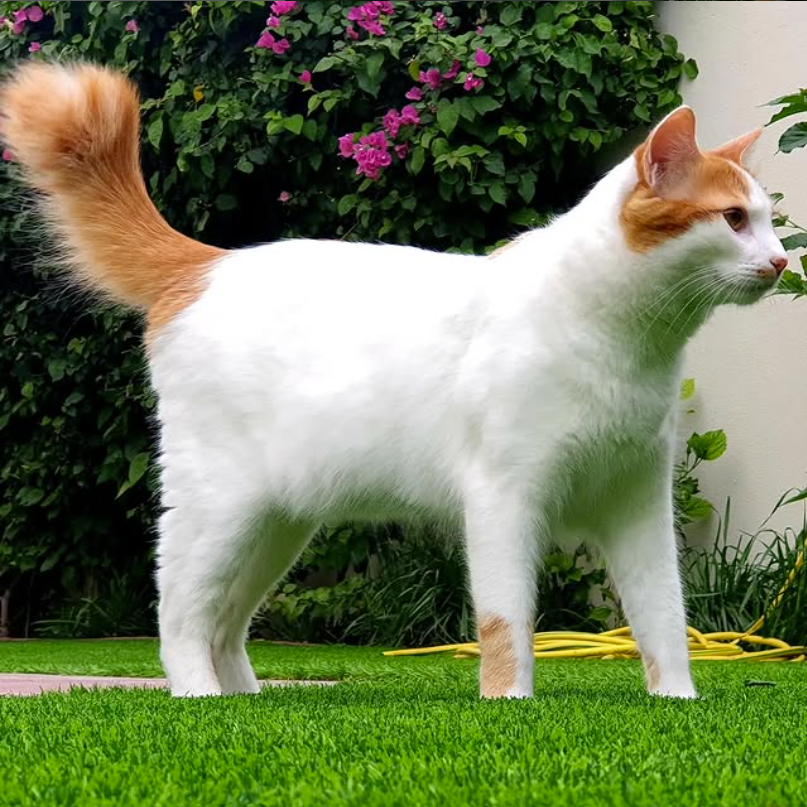
#> input picture studio/signal/art/cats/walk.png, 807 x 807 px; its folder holds 8 pictures in this run
$ python cats.py
#> lines starting #> are read from the running program, lines starting #| are printed output that depends on the picture; after the words box and inside, x2 and y2 are one past the last pixel; in counts of white or black regions, pixels touching at a corner belong together; pictures that were not available may be replaced by others from this repository, and a replacement may not be noted
# /// script
# requires-python = ">=3.11"
# dependencies = ["numpy", "pillow>=11.3", "scipy"]
# ///
"""Cuts the van-patterned cats out of their photographs (studio/signal/art/cats, credited in CREDITS.md), for print.py to
lay along the signal's post:

    uv run studio/signal/cats.py

Each cat is lifted from its photograph by macOS's own subject cut-out (mask.swift, run through swift, so this needs
a Mac), the mask's edge drawn in a pixel and feathered, and the cat cropped to it. Grass lit one cat's white belly
green from below; the green is taken out of every cat, since none of them has any of its own, each coat's white is
set to the same white, and the auburn pushed up.

Writes art/cats/<name>-cut.png, the cat on clear ground.
"""

import os
import subprocess
import tempfile

import numpy as np
from PIL import Image
from scipy import ndimage

HERE = os.path.dirname(os.path.abspath(__file__))
CATS = os.path.join(HERE, "art", "cats")
WHITE = 0.97


def mask(source):
#> called with source = 'studio/signal/art/cats/walk.png'
    with tempfile.TemporaryDirectory() as work:
        out = os.path.join(work, "mask.png")
        subprocess.run(["xcrun", "swift", os.path.join(HERE, "mask.swift"), source, out], check=True, capture_output=True)
#> (this line was passed over: subprocess is not available in this run)
        return np.asarray(Image.open(out).convert("L"), dtype=np.float32) / 255
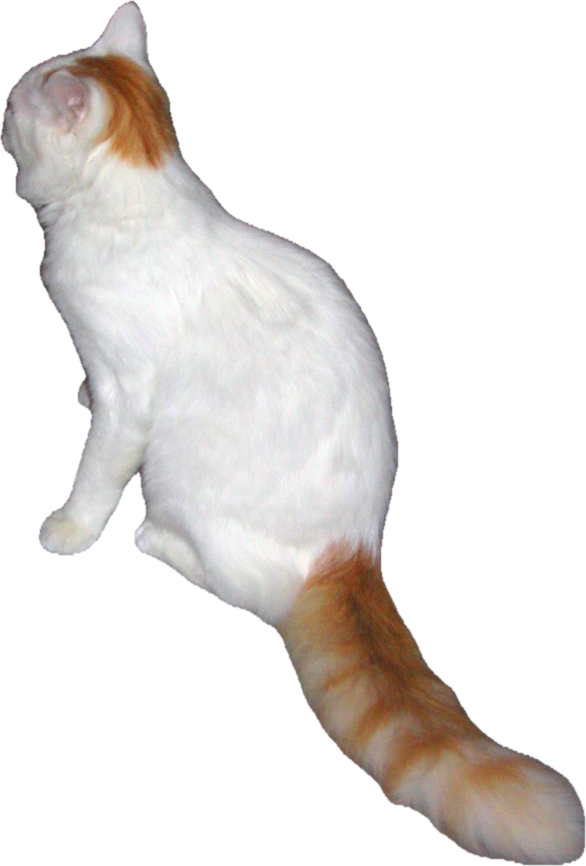
#> input picture studio/signal/art/cats/back-cut.png, 586 x 866 px, given in place of mask.png, which was not available
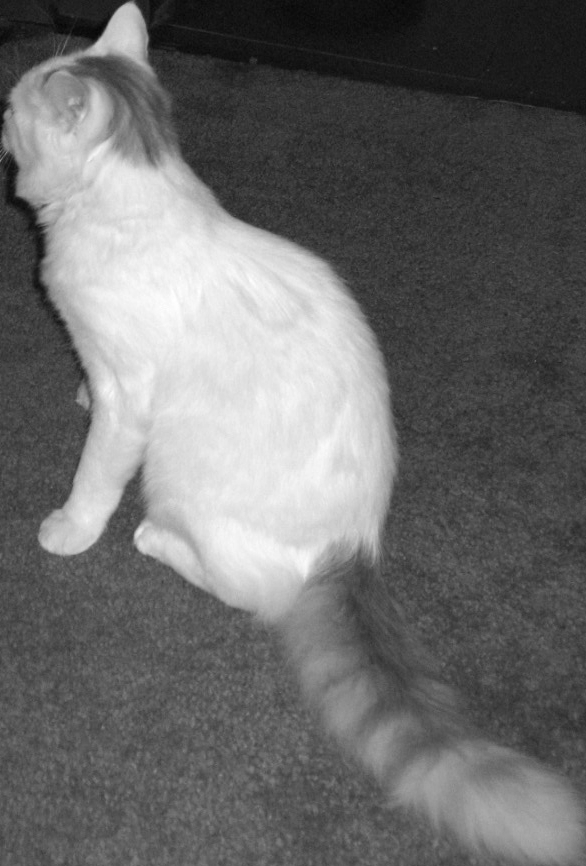
#> returned value: shape (866, 586) float32; min 0.0157, max 1, mean 0.422


def cut(name, file):
    source = os.path.join(CATS, file)
    rgb = np.asarray(Image.open(source).convert("RGB"), dtype=np.float32) / 255
    alpha = mask(source)
    if alpha.shape != rgb.shape[:2]:
        alpha = np.asarray(Image.fromarray((alpha * 255).astype(np.uint8)).resize(rgb.shape[1::-1], Image.BILINEAR), dtype=np.float32) / 255
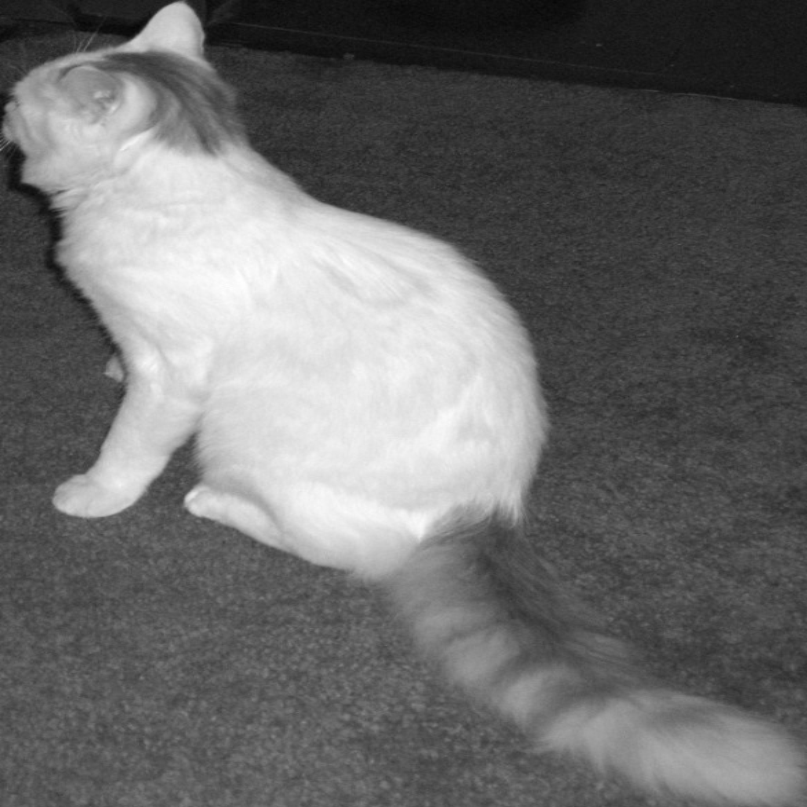
#> alpha: shape (807, 807) float32; min 0.0235, max 1, mean 0.422
    inside = ndimage.binary_erosion(alpha > 0.5, iterations=1)
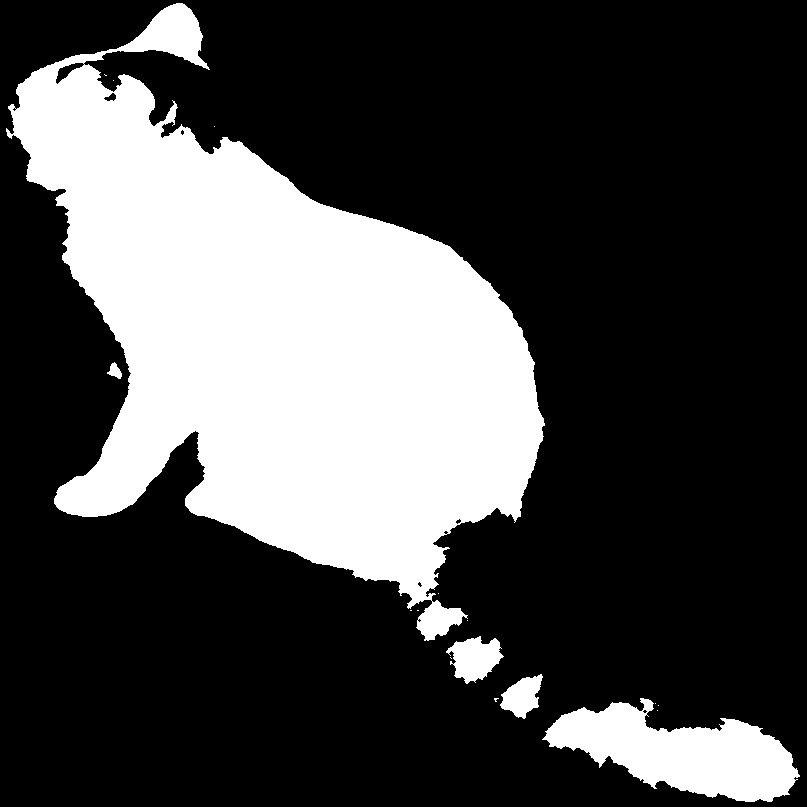
#> inside: shape (807, 807) bool; 27.9% white; 17 white regions (12 under 20 px), largest, box (x1, y1, x2, y2) and area: (6, 3, 545, 641) 164304, (542, 698, 800, 802) 14431, (446, 636, 504, 684) 1689, (500, 674, 543, 719) 1141, (107, 362, 122, 379) 140
    alpha = ndimage.gaussian_filter(inside.astype(np.float32), 0.7)
    # Green off the white fur.
    r, g, b = rgb[..., 0], rgb[..., 1], rgb[..., 2]
    rgb[..., 1] = np.minimum(g, np.maximum(r, b))
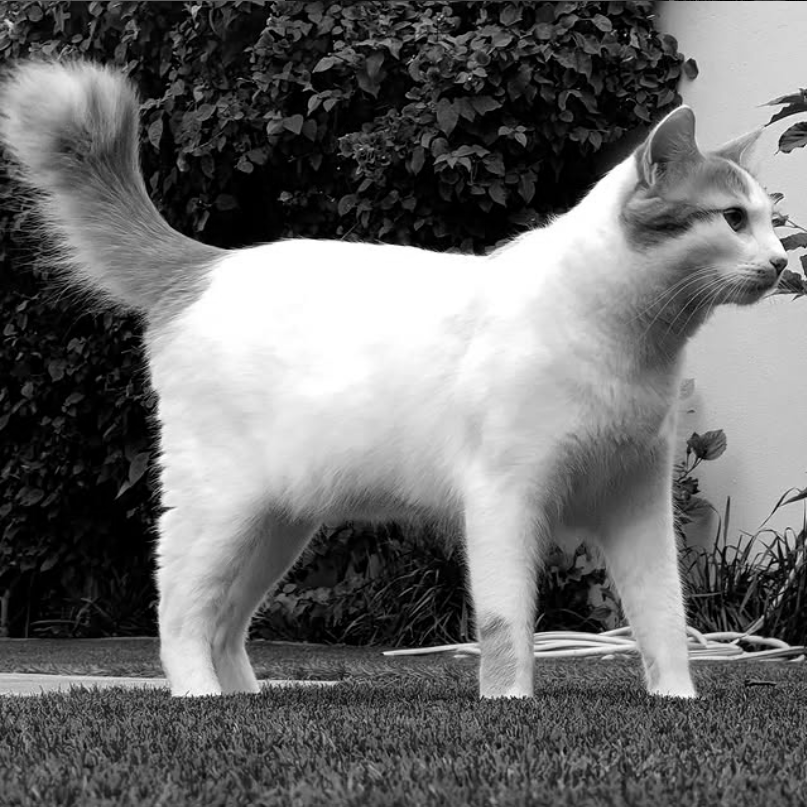
#> g: shape (807, 807) float32; min 0, max 1, mean 0.422
    # The photographs were taken in all kinds of light. The white of each cat's coat is set to the same white,
    # the white of the sun on the signal.
    fur = np.percentile(rgb[alpha > 0.5], 92, axis=0)
#> fur = [1, 1, 1]
    rgb = np.clip(rgb * (WHITE / fur), 0, 1)
    # And the auburn of the head and tail pushed up to the red a Van's is, which the screen would otherwise lose.
    grey = rgb.mean(axis=2, keepdims=True)
    rgb = np.clip(grey + (rgb - grey) * 1.6, 0, 1)
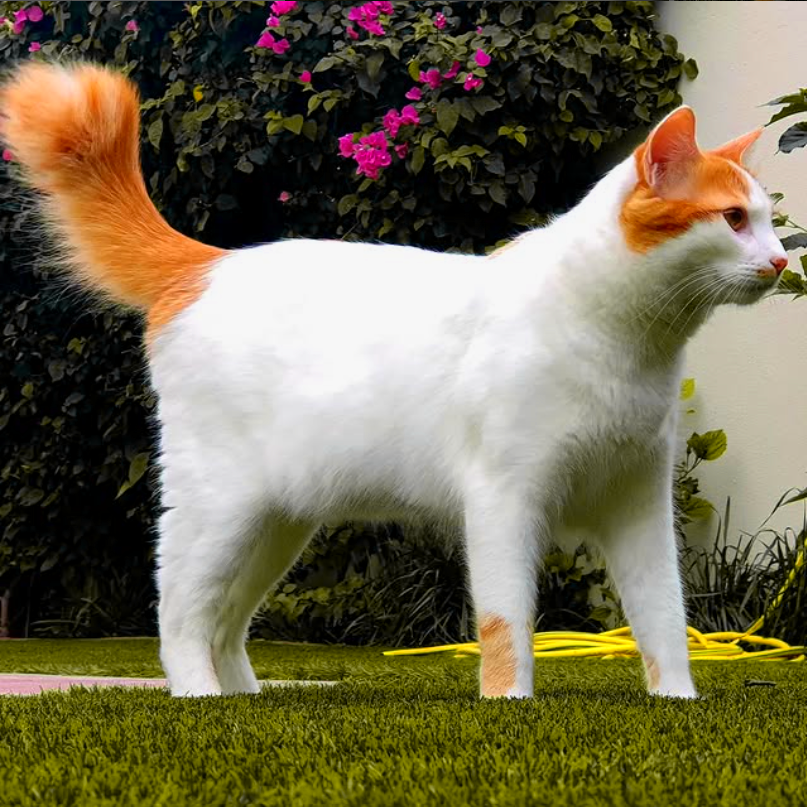
#> rgb: shape (807, 807, 3) float64; mean R, G, B 0.451, 0.42, 0.314
    ys, xs = np.nonzero(alpha > 0.05)
    box = (slice(ys.min(), ys.max() + 1), slice(xs.min(), xs.max() + 1))
    rgba = np.dstack([rgb, alpha])[box]
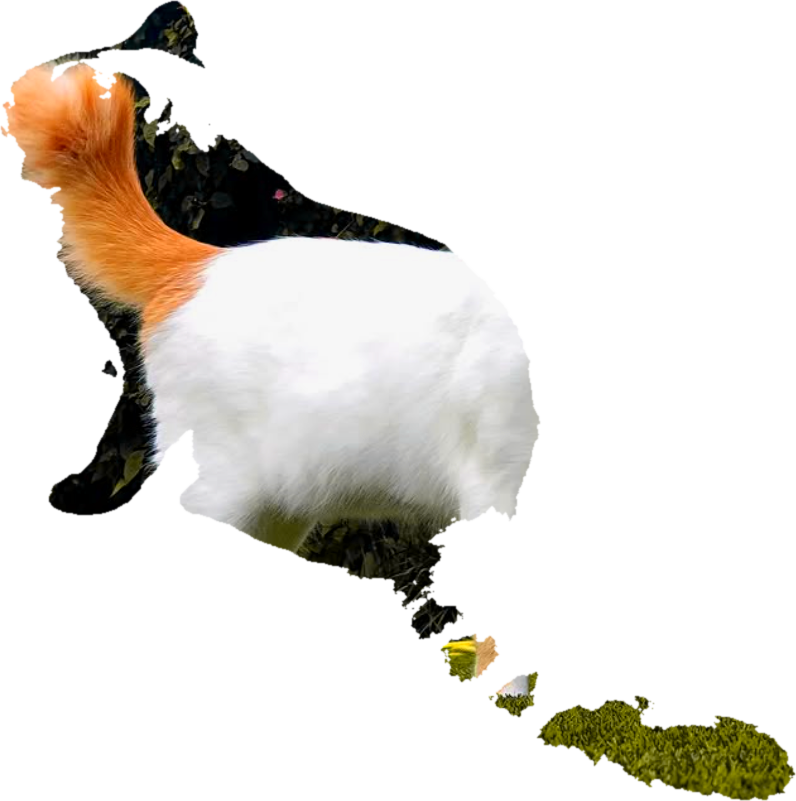
#> rgba: shape (801, 796, 4) float64; mean R, G, B, A 0.453, 0.422, 0.316, 0.285; transparent parts drawn white
    Image.fromarray((np.clip(rgba, 0, 1) * 255).astype(np.uint8), "RGBA").save(os.path.join(CATS, f"{name}-cut.png"))
    print(name, rgba.shape[1], "x", rgba.shape[0])
#| walk 796 x 801


for name, file in {
    "walk": "walk.png",
    "ledge": "ledge.jpg",
    "sleep": "sleep.jpg",
    "sniff": "sniff.jpg",
    "crouch": "crouch.jpg",
    "bw-stroll": "bw-stroll.jpg",
    "nap": "nap.jpg",
    "tabby": "tabby.jpg",
    "piper": "piper.jpg",
    "doze": "doze.jpg",
    "bw-sit": "bw-sit.jpg",
    "roof": "roof.jpg",
}.items():
    cut(name, file)
#> pass 2 of the loop `for name, file in {`:
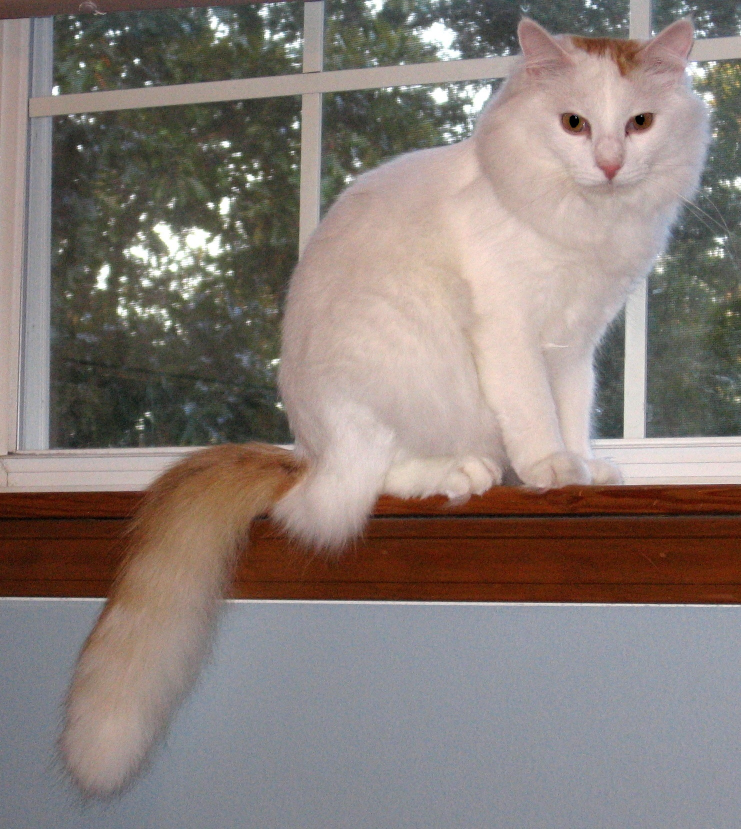
#> input picture studio/signal/art/cats/ledge.jpg, 1482 x 1658 px (shown at 1/2 size)
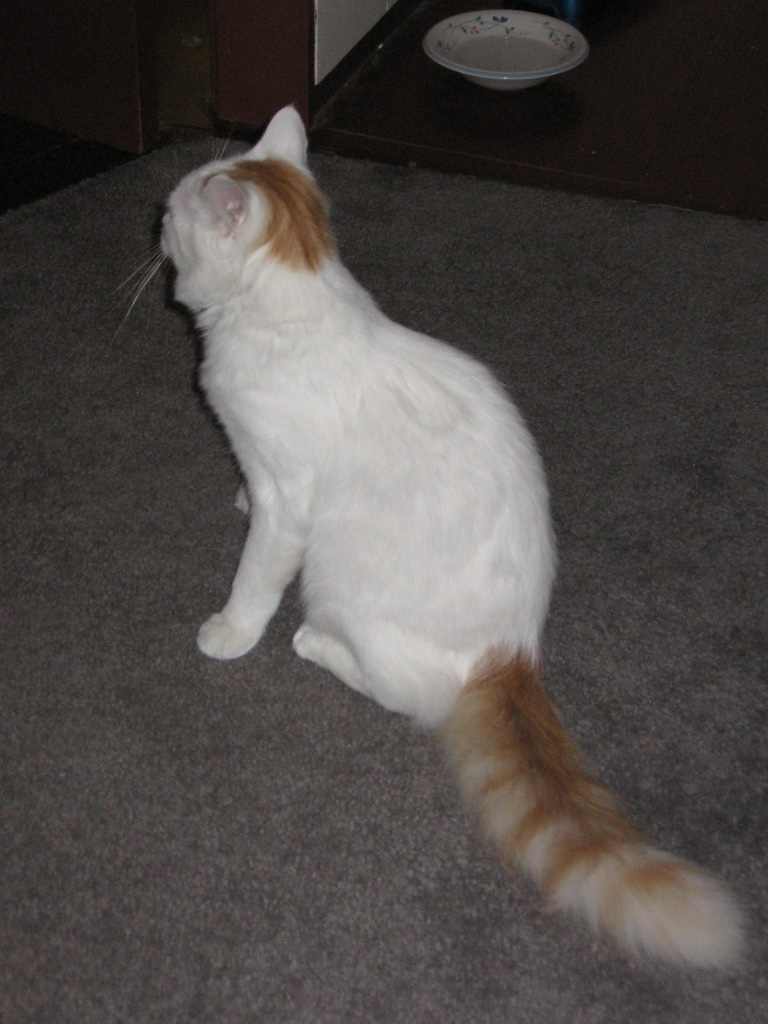
#> input picture studio/signal/art/cats/back.jpg, 768 x 1024 px, given in place of mask.png, which was not available
#> inside: shape (1658, 1482) bool; 15.6% white; 30 white regions (20 under 20 px), largest, box (x1, y1, x2, y2) and area: (332, 306, 1064, 1170) 364184, (1208, 1454, 1392, 1548) 9612, (470, 175, 590, 279) 5862
#> r: shape (1658, 1482) float32
#> b: shape (1658, 1482) float32
#> fur = [0.875, 0.796, 0.761]
#> grey: shape (1658, 1482, 1) float64
#> in cut (call 2), `rgba = np.dstack([rgb, alpha])[box]`:
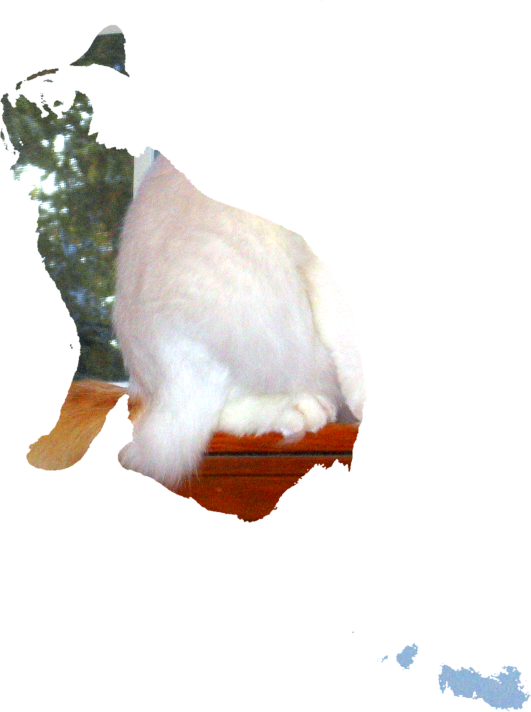
#> rgba: shape (1424, 1062, 4) float64 (shown at 1/2 size); mean R, G, B, A 0.645, 0.633, 0.638, 0.253; transparent parts drawn white
#| ledge 1062 x 1424
#> pass 3 of the loop `for name, file in {`:
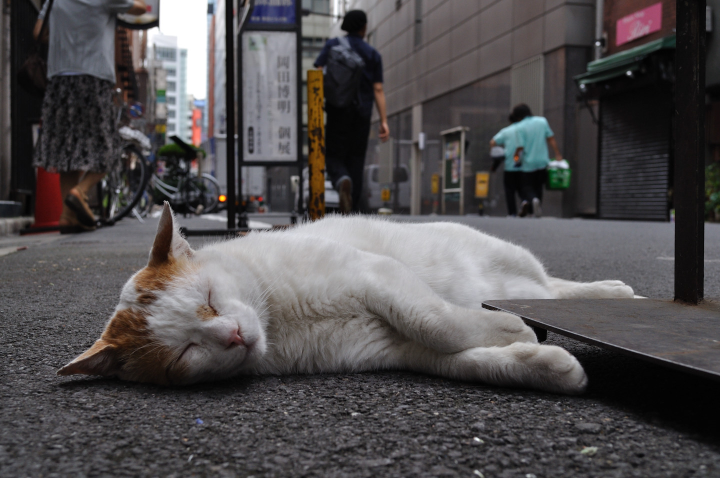
#> input picture studio/signal/art/cats/sleep.jpg, 1440 x 956 px (shown at 1/2 size)
#> in cut (call 3), `inside = ndimage.binary_erosion(alpha > 0.5, iterations=1)`:
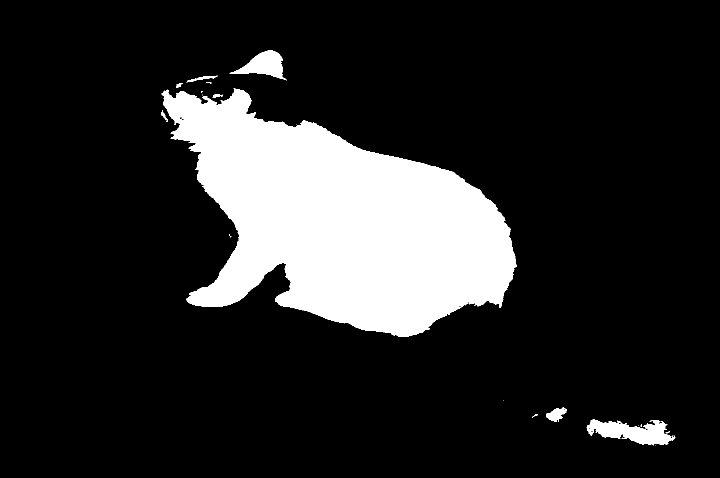
#> inside: shape (956, 1440) bool (shown at 1/2 size); 15.5% white; 18 white regions (9 under 20 px), largest, box (x1, y1, x2, y2) and area: (323, 177, 1034, 674) 203369, (1173, 838, 1351, 891) 5150, (459, 101, 573, 161) 3200
#> r: shape (956, 1440) float32
#> b: shape (956, 1440) float32
#> fur = [0.788, 0.784, 0.804]
#> grey: shape (956, 1440, 1) float64
#> in cut (call 3), `rgba = np.dstack([rgb, alpha])[box]`:
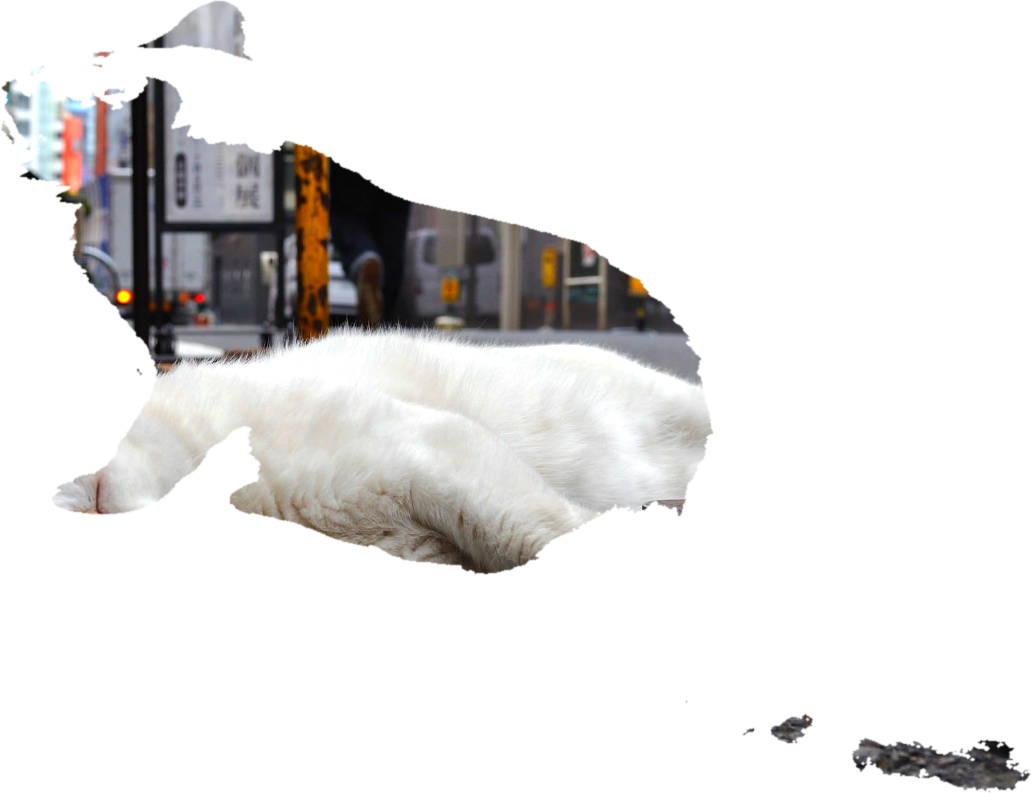
#> rgba: shape (793, 1031, 4) float64; mean R, G, B, A 0.431, 0.415, 0.411, 0.26; transparent parts drawn white
#| sleep 1031 x 793
#> (the run stopped early here; a loop or call above may not have finished)
